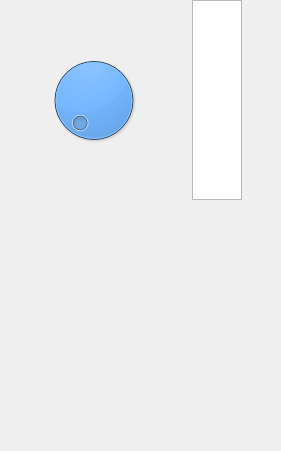
<?xml version="1.0" encoding="UTF-8"?>
<ui version="4.0">
 <class>TrackInfoWidget</class>
 <widget class="QWidget" name="TrackInfoWidget">
  <property name="geometry">
   <rect>
    <x>0</x>
    <y>0</y>
    <width>281</width>
    <height>451</height>
   </rect>
  </property>
  <property name="windowTitle">
   <string>Form</string>
  </property>
  <layout class="QVBoxLayout" name="verticalLayout">
   <property name="spacing">
    <number>5</number>
   </property>
   <property name="leftMargin">
    <number>0</number>
   </property>
   <property name="topMargin">
    <number>0</number>
   </property>
   <property name="rightMargin">
    <number>0</number>
   </property>
   <property name="bottomMargin">
    <number>0</number>
   </property>
   <item>
    <layout class="QHBoxLayout" name="horizontalLayout">
     <item>
      <spacer name="horizontalSpacer_3">
       <property name="orientation">
        <enum>Qt::Horizontal</enum>
       </property>
       <property name="sizeHint" stdset="0">
        <size>
         <width>40</width>
         <height>20</height>
        </size>
       </property>
      </spacer>
     </item>
     <item>
      <layout class="QVBoxLayout" name="verticalLayout_2">
       <property name="leftMargin">
        <number>5</number>
       </property>
       <property name="topMargin">
        <number>5</number>
       </property>
       <property name="rightMargin">
        <number>5</number>
       </property>
       <property name="bottomMargin">
        <number>5</number>
       </property>
       <item>
        <widget class="QDial" name="dial">
         <property name="styleSheet">
          <string notr="true">border-color: rgb(33, 255, 6);
background-color: rgb(15, 128, 255);</string>
         </property>
        </widget>
       </item>
      </layout>
     </item>
     <item>
      <spacer name="horizontalSpacer">
       <property name="orientation">
        <enum>Qt::Horizontal</enum>
       </property>
       <property name="sizeHint" stdset="0">
        <size>
         <width>40</width>
         <height>20</height>
        </size>
       </property>
      </spacer>
     </item>
     <item>
      <widget class="QGraphicsView" name="graphicsView">
       <property name="maximumSize">
        <size>
         <width>50</width>
         <height>200</height>
        </size>
       </property>
      </widget>
     </item>
     <item>
      <spacer name="horizontalSpacer_2">
       <property name="orientation">
        <enum>Qt::Horizontal</enum>
       </property>
       <property name="sizeHint" stdset="0">
        <size>
         <width>40</width>
         <height>20</height>
        </size>
       </property>
      </spacer>
     </item>
    </layout>
   </item>
   <item>
    <spacer name="verticalSpacer">
     <property name="orientation">
      <enum>Qt::Vertical</enum>
     </property>
     <property name="sizeHint" stdset="0">
      <size>
       <width>20</width>
       <height>40</height>
      </size>
     </property>
    </spacer>
   </item>
  </layout>
 </widget>
 <resources/>
 <connections/>
</ui>
